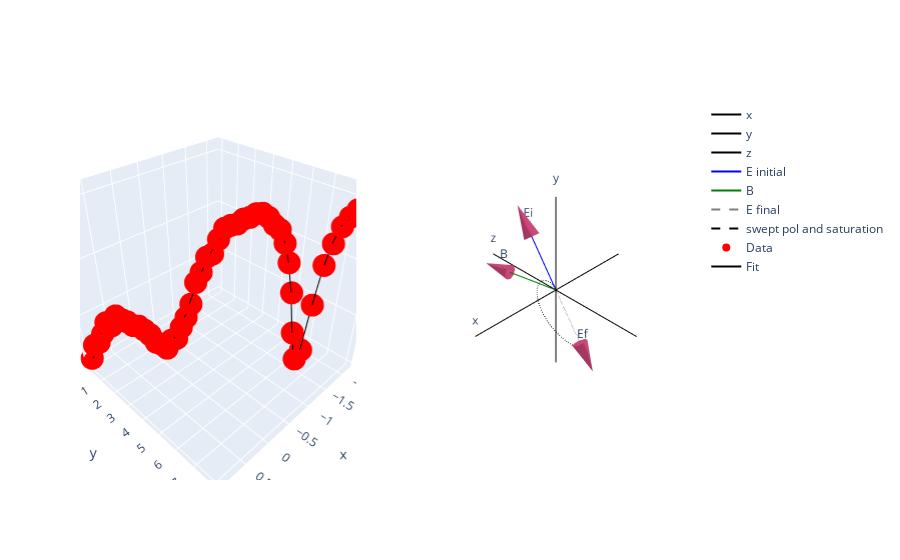

The code cell stored with this chart in its notebook:
### Markdown cell above
Using the PolarVector and fitting algorithm, we can begin to figure out where the B vector is.

We assume that the $\hat{B}$ field is close to $\hat{B}_z$, and the $\hat{E}$ field is $\hat{y}$ nominally, but this is swept to get the curve.

### Code cell
# Generate Actual data
from ion_model import PolarVector, unwrap_angle, Yb171, GenerateTestData, FitFreeParams, calculate_171_pop
from plotly_wrapper import VectorPlot, Subplots, go
import matplotlib.pyplot as plt
import numpy as np

vp = VectorPlot()

# Define the true vectors and parameters of the experiment (used to generate test data)
E = PolarVector(r=1, theta=np.pi/2, phi=np.arccos(1/np.sqrt(3)))
B = PolarVector(r=1, theta=0, phi=np.pi/16)
yb171 = Yb171()
# define the True parameters for a polarisation sweep
thetaBE935 = yb171.optimal_thetaBE
# define other constants
s935 = 1                            # At saturation
zeeman = 0.5 * yb171.Gamma_2P12     # half of the linewidth of the 2S1/2 <-> 2P1/2 transition
detuning370 = 0.5 * yb171.Gamma_2P12   # Detuning from excited state by half of the linewidth of the 2S1/2 <-> 2P1/2 transition
detuning935 = 0.0

# Sweep E polarisation and saturation parameter
s370 = np.linspace(0, 8, 51)

# Polarisation is swept using the E PolarVector
num_steps = 50
# angle per step
angle_step = -np.pi/(num_steps)
# Define all the E vectors (magnitude is going up linearly to mimick saturation sweep)
allE = {f"E{i}": PolarVector(r=(i+1)/num_steps, theta=E.theta, phi=E.phi + angle_step * i) for i in range(num_steps + 1)}
# Calculate thetaBE for each of the E vectors
thetaBE370 = np.array([B.calculate_angle_between(Evec) for Evec in allE.values()])
print(thetaBE370)
# Get the change in phi
allPhi = [vec.phi for vec in allE.values()]

# Unwrap thetaBE370 array because theta is always pos, but it should go pos to negative
# thetaBE370 = unwrap_angle(thetaBE370)
# Prepare an arc using the x, y, z values of the E vectors
draw_vec_line = np.array([E.v[:, 1] for E in allE.values()])
# Break them out seperately
x, y, z = draw_vec_line[:, 0], draw_vec_line[:, 1], draw_vec_line[:, 2]
# Add the arc to the vector plot
vp.add_line(x=x, y=y, z=z, line={"color": "black", "dash": "dash"}, name="swept pol and saturation")

# Calculate the test data
TestData = GenerateTestData(detuning370=detuning370, 
                            s_370=s370, 
                            s_935=s935, 
                            zeeman=zeeman, 
                            thetaBE370=thetaBE370, 
                            thetaBE935=thetaBE935, 
                            make_mesh=False)

# Randomise test data
TestData.randomise(0.0007**2)

# Now prepare for the fit. We assume the independent variables are known
x = (thetaBE370, s370)
# "Measured" data
y = TestData.excited_pop_171
# Var names need to be spelled correctly to work. ValueError will be raised otherwise.
x_var_names = ("thetaBE370", "s_370")
yb_model = calculate_171_pop

# Pass args into FitFreeParams
fitting_tool = FitFreeParams(x, y, x_var_names, yb_model)

# Check the free parameters
print(fitting_tool.free_params)

# Define initial conditions (in order of fitting_tool.free_params)
p0 = [5e6 * 2 * np.pi, -0.1e6 * 2 * np.pi, 0.8, 0.4 * yb171.Gamma_2P12, 1]
# Fit data
popt, pcov = fitting_tool.fit(p0=p0)

# Re-calculate the curve
fitted_population = fitting_tool.fit_func((thetaBE370, s370), *popt)

# Put test data and curve-fit into graph object
surface_go = [go.Scatter3d(x=allPhi, y=TestData.mesh_171.s0_370, z=TestData.excited_pop_171, mode='markers', marker={"color": "red"}, name="Data")]
surface_go.append(go.Scatter3d(x=allPhi, y=s370, z=fitted_population, mode='lines', line={"color": "black"}, name="Fit"))

# Add vectors
vp.add_vector({"E initial": E}, {"line": {"color": "blue"}, "text": ["", "Ei"]})
vp.add_vector({"B": B}, {"line": {"color": "green"}, "text": ["", "B"]})
vp.add_vector({"E final": allE[f"E{num_steps}"]}, {"line": {"color": "rgba(0, 0, 0, 0.5)", "dash": "dash"}, "text": ["", "Ef"]})

# rotate vector plot
vp.align_vectors_with_experiment()
# prepare plot
vp.prepare_plot()

# use graph objects in vector plot in subplots class. Defining subplots
sub = Subplots(rows=1, cols=2, specs=[[{'type': 'scene'}, {'type': 'scene'}]])
# update subplots with graph objects
sub.update_subplot(1, 2, vp.graph_objects,
                   update_scenes_kwargs=dict(xaxis_visible=False, yaxis_visible=False, zaxis_visible=False))
sub.update_subplot(1, 1, surface_go, 
                   xaxis_kwargs=dict(title_text="thetaBE"), 
                   yaxis_kwargs=dict(title_text="s370"))

# show subplot
sub.fig.show()

### Figure 1 — Plotly figure (JSON) as saved in the notebook; plotly's stock layout.template omitted (floating-point values rounded to 4 significant figures)
{"data": [{"line": {"color": "black"}, "mode": "lines+text", "name": "x", "scene": "scene2", "text": ["", "x"], "type": "scatter3d", "x": [-1.5, 1.5], "y": [0, -1.837e-16], "z": [0, 1.125e-32]}, {"line": {"color": "black"}, "mode": "lines+text", "name": "y", "scene": "scene2", "text": ["", "y"], "type": "scatter3d", "x": [0, 1.837e-16], "y": [-9.185e-17, -9.185e-17], "z": [-1.5, 1.5]}, {"line": {"color": "black"}, "mode": "lines+text", "name": "z", "scene": "scene2", "text": ["", "z"], "type": "scatter3d", "x": [0, 0], "y": [1.5, -1.5], "z": [-9.185e-17, 9.185e-17]}, {"line": {"color": "blue"}, "mode": "lines+text", "name": "E initial", "scene": "scene2", "text": ["", "Ei"], "type": "scatter3d", "x": [0, 5e-17], "y": [0, -0.5774], "z": [0, 0.8165]}, {"scene": "scene2", "showscale": false, "sizemode": "absolute", "sizeref": 0.5, "type": "cone", "u": [5e-17], "v": [-0.5774], "w": [0.8165], "x": [5e-17, 0], "y": [-0.5774, 0], "z": [0.8165, 0]}, {"line": {"color": "green"}, "mode": "lines+text", "name": "B", "scene": "scene2", "text": ["", "B"], "type": "scatter3d", "x": [0, 0.1951], "y": [0, -0.9808], "z": [0, 6.006e-17]}, {"scene": "scene2", "showscale": false, "sizemode": "absolute", "sizeref": 0.5, "type": "cone", "u": [0.1951], "v": [-0.9808], "w": [6.006e-17], "x": [0.1951, 0], "y": [-0.9808, 0], "z": [6.006e-17, 0]}, {"line": {"color": "rgba(0, 0, 0, 0.5)", "dash": "dash"}, "mode": "lines+text", "name": "E final", "scene": "scene2", "text": ["", "Ef"], "type": "scatter3d", "x": [0, -5.1e-17], "y": [0, 0.5889], "z": [0, -0.8328]}, {"scene": "scene2", "showscale": false, "sizemode": "absolute", "sizeref": 0.5, "type": "cone", "u": [-5.1e-17], "v": [0.5889], "w": [-0.8328], "x": [-5.1e-17, 0], "y": [0.5889, 0], "z": [-0.8328, 0]}, {"line": {"color": "black", "dash": "dash"}, "mode": "lines", "name": "swept pol and saturation", "scene": "scene2", "type": "scatter3d", "x": [9.999e-19, 1.907e-18, 2.71e-18, 3.399e-18, 3.963e-18, 4.395e-18, 4.686e-18, 4.83e-18, 4.821e-18, 4.654e-18, 4.327e-18, 3.837e-18, 3.184e-18, 2.367e-18, 1.389e-18, 2.516e-19, -1.04e-18, -2.482e-18, -4.066e-18, -5.786e-18, -7.633e-18, -9.596e-18, -1.166e-17, -1.383e-17, -1.607e-17, -1.838e-17, -2.075e-17, -2.315e-17, -2.557e-17, -2.801e-17, -3.042e-17, -3.282e-17, -3.516e-17, -3.744e-17, -3.965e-17, -4.175e-17, -4.374e-17, -4.56e-17, -4.73e-17, -4.885e-17, -5.021e-17, -5.137e-17, -5.233e-17, -5.306e-17, -5.355e-17, -5.38e-17, -5.378e-17, -5.351e-17, -5.295e-17, -5.212e-17, -5.1e-17], "y": [-0.01155, -0.0251, -0.04051, -0.05761, -0.07623, -0.09617, -0.1172, -0.1392, -0.1619, -0.185, -0.2083, -0.2317, -0.2547, -0.2773, -0.2991, -0.32, -0.3396, -0.3577, -0.3742, -0.3887, -0.4011, -0.4111, -0.4187, -0.4236, -0.4256, -0.4246, -0.4205, -0.4131, -0.4024, -0.3884, -0.3708, -0.3498, -0.3254, -0.2974, -0.266, -0.2313, -0.1932, -0.152, -0.1077, -0.06048, -0.01053, 0.04198, 0.09682, 0.1538, 0.2126, 0.273, 0.3348, 0.3976, 0.4611, 0.5249, 0.5889], "z": [0.01633, 0.03115, 0.04426, 0.05551, 0.06473, 0.07177, 0.07653, 0.07887, 0.07872, 0.07601, 0.07066, 0.06267, 0.05199, 0.03866, 0.02268, 0.004108, -0.01699, -0.04053, -0.06641, -0.09449, -0.1246, -0.1567, -0.1905, -0.2258, -0.2625, -0.3002, -0.3388, -0.3781, -0.4177, -0.4574, -0.4969, -0.5359, -0.5742, -0.6115, -0.6475, -0.6818, -0.7143, -0.7446, -0.7725, -0.7977, -0.8199, -0.839, -0.8545, -0.8665, -0.8745, -0.8785, -0.8784, -0.8738, -0.8648, -0.8511, -0.8328]}, {"marker": {"color": "red"}, "mode": "markers", "name": "Data", "scene": "scene", "type": "scatter3d", "x": [0.9553, 0.8925, 0.8297, 0.7668, 0.704, 0.6412, 0.5783, 0.5155, 0.4527, 0.3898, 0.327, 0.2642, 0.2013, 0.1385, 0.07567, 0.01284, -0.04999, -0.1128, -0.1757, -0.2385, -0.3013, -0.3642, -0.427, -0.4898, -0.5526, -0.6155, -0.6783, -0.7411, -0.804, -0.8668, -0.9296, -0.9925, -1.055, -1.118, -1.181, -1.244, -1.307, -1.369, -1.432, -1.495, -1.558, -1.621, -1.684, -1.746, -1.809, -1.872, -1.935, -1.998, -2.061, -2.123, -2.186], "y": [0, 0.16, 0.32, 0.48, 0.64, 0.8, 0.96, 1.12, 1.28, 1.44, 1.6, 1.76, 1.92, 2.08, 2.24, 2.4, 2.56, 2.72, 2.88, 3.04, 3.2, 3.36, 3.52, 3.68, 3.84, 4, 4.16, 4.32, 4.48, 4.64, 4.8, 4.96, 5.12, 5.28, 5.44, 5.6, 5.76, 5.92, 6.08, 6.24, 6.4, 6.56, 6.72, 6.88, 7.04, 7.2, 7.36, 7.52, 7.68, 7.84, 8], "z": [0.001022, 0.004102, 0.004693, 0.006615, 0.009041, 0.008353, 0.01046, 0.00966, 0.009208, 0.008413, 0.008296, 0.007437, 0.006412, 0.004746, 0.004303, 0.003396, 0.005247, 0.005615, 0.008036, 0.01014, 0.01284, 0.01702, 0.01887, 0.02158, 0.02212, 0.02458, 0.02639, 0.02685, 0.02703, 0.02782, 0.02809, 0.02865, 0.02872, 0.02807, 0.0269, 0.02614, 0.02392, 0.02058, 0.01506, 0.00682, 0.0008567, 0.002976, 0.01265, 0.02012, 0.02383, 0.02661, 0.02811, 0.02925, 0.02933, 0.0303, 0.03112]}, {"line": {"color": "black"}, "mode": "lines", "name": "Fit", "scene": "scene", "type": "scatter3d", "x": [0.9553, 0.8925, 0.8297, 0.7668, 0.704, 0.6412, 0.5783, 0.5155, 0.4527, 0.3898, 0.327, 0.2642, 0.2013, 0.1385, 0.07567, 0.01284, -0.04999, -0.1128, -0.1757, -0.2385, -0.3013, -0.3642, -0.427, -0.4898, -0.5526, -0.6155, -0.6783, -0.7411, -0.804, -0.8668, -0.9296, -0.9925, -1.055, -1.118, -1.181, -1.244, -1.307, -1.369, -1.432, -1.495, -1.558, -1.621, -1.684, -1.746, -1.809, -1.872, -1.935, -1.998, -2.061, -2.123, -2.186], "y": [0, 0.16, 0.32, 0.48, 0.64, 0.8, 0.96, 1.12, 1.28, 1.44, 1.6, 1.76, 1.92, 2.08, 2.24, 2.4, 2.56, 2.72, 2.88, 3.04, 3.2, 3.36, 3.52, 3.68, 3.84, 4, 4.16, 4.32, 4.48, 4.64, 4.8, 4.96, 5.12, 5.28, 5.44, 5.6, 5.76, 5.92, 6.08, 6.24, 6.4, 6.56, 6.72, 6.88, 7.04, 7.2, 7.36, 7.52, 7.68, 7.84, 8], "z": [0, 0.003021, 0.005405, 0.007201, 0.008478, 0.009301, 0.009721, 0.009781, 0.009516, 0.008961, 0.008159, 0.007177, 0.00612, 0.00514, 0.004444, 0.004263, 0.004791, 0.006113, 0.008151, 0.01069, 0.01344, 0.01615, 0.01866, 0.02085, 0.02272, 0.02426, 0.02551, 0.0265, 0.02726, 0.02781, 0.02816, 0.02831, 0.02825, 0.02793, 0.02724, 0.02603, 0.02398, 0.02054, 0.01484, 0.006659, 0.0002452, 0.003437, 0.01243, 0.01976, 0.02428, 0.02696, 0.02857, 0.02955, 0.03014, 0.03048, 0.03062]}], "layout": {"scene": {"domain": {"x": [0, 0.45], "y": [0, 1]}}, "scene2": {"domain": {"x": [0.55, 1], "y": [0, 1]}, "xaxis": {"visible": false}, "yaxis": {"visible": false}, "zaxis": {"visible": false}}}}
